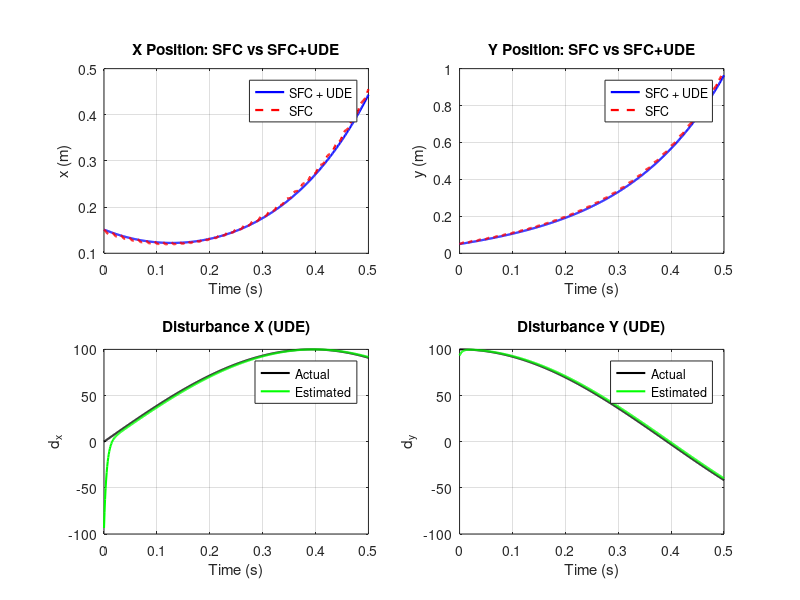

Write the MATLAB code that produced this figure. (Note: this script raises an error after producing the figure.)
clc; clear;

load gsfc_ude.mat
load g_sfc.mat

%% --------- UDE + SFC ----------
t1     = state_ude(1,:);
x_ude  = state_ude(2,:);
y_ude  = state_ude(3,:);
dist_x = state_ude(8,:);
dist_y = state_ude(9,:);
dx_hat = state_ude(10,:);
dy_hat = state_ude(11,:);

%% --------- SFC ONLY ----------
t  = states_sfc(1,:);
x  = states_sfc(2,:);
y  = states_sfc(3,:);

%% --------- SINGLE WINDOW COMPARISON ----------
figure('Color','w','Position',[100 100 1200 800]);

% ---- X position ----
subplot(2,2,1)
plot(t1,x_ude,'b','LineWidth',1.6); hold on;
plot(t,x,'r--','LineWidth',1.6);
grid on;
xlabel('Time (s)');
ylabel('x (m)');
title('X Position: SFC vs SFC+UDE');
legend('SFC + UDE','SFC','Location','best');

% ---- Y position ----
subplot(2,2,2)
plot(t1,y_ude,'b','LineWidth',1.6); hold on;
plot(t,y,'r--','LineWidth',1.6);
grid on;
xlabel('Time (s)');
ylabel('y (m)');
title('Y Position: SFC vs SFC+UDE');
legend('SFC + UDE','SFC','Location','best');

% ---- Disturbance X (UDE performance) ----
subplot(2,2,3)
plot(t1,dist_x,'k','LineWidth',1.5); hold on;
plot(t1,dx_hat,'g','LineWidth',1.5);
grid on;
xlabel('Time (s)');
ylabel('d_x');
title('Disturbance X (UDE)');
legend('Actual','Estimated','Location','best');

% ---- Disturbance Y (UDE performance) ----
subplot(2,2,4)
plot(t1,dist_y,'k','LineWidth',1.5); hold on;
plot(t1,dy_hat,'g','LineWidth',1.5);
grid on;
xlabel('Time (s)');
ylabel('d_y');
title('Disturbance Y (UDE)');
legend('Actual','Estimated','Location','best');
%% ================= RMS ERROR ANALYSIS =================

% --- Ensure same time length (safety) ---
N = min([length(t1), length(t)]);
x_sfc     = x(1:N);
y_sfc     = y(1:N);
x_ude_n   = x_ude(1:N);
y_ude_n   = y_ude(1:N);

%% --------- TRAJECTORY RMS (Controller Comparison) ---------
rms_x_sfc     = rms(x_sfc);
rms_y_sfc     = rms(y_sfc);
rms_x_ude     = rms(x_ude_n);
rms_y_ude     = rms(y_ude_n);

traj_table = table( ...
    [rms_x_sfc; rms_x_ude], ...
    [rms_y_sfc; rms_y_ude], ...
    'VariableNames', {'RMS_X','RMS_Y'}, ...
    'RowNames', {'SFC','SFC+UDE'});

disp(' ');
disp('================ TRAJECTORY RMS COMPARISON ================');
disp(traj_table);

%% --------- DISTURBANCE ESTIMATION RMS (UDE ONLY) ---------
rms_dx = rms(dist_x - dx_hat);
rms_dy = rms(dist_y - dy_hat);

dist_table = table( ...
    [rms_dx; rms_dy], ...
    'VariableNames', {'RMS_Error'}, ...
    'RowNames', {'d_x estimation','d_y estimation'});

disp(' ');
disp('=========== DISTURBANCE ESTIMATION RMS (UDE) ============');
disp(dist_table);

